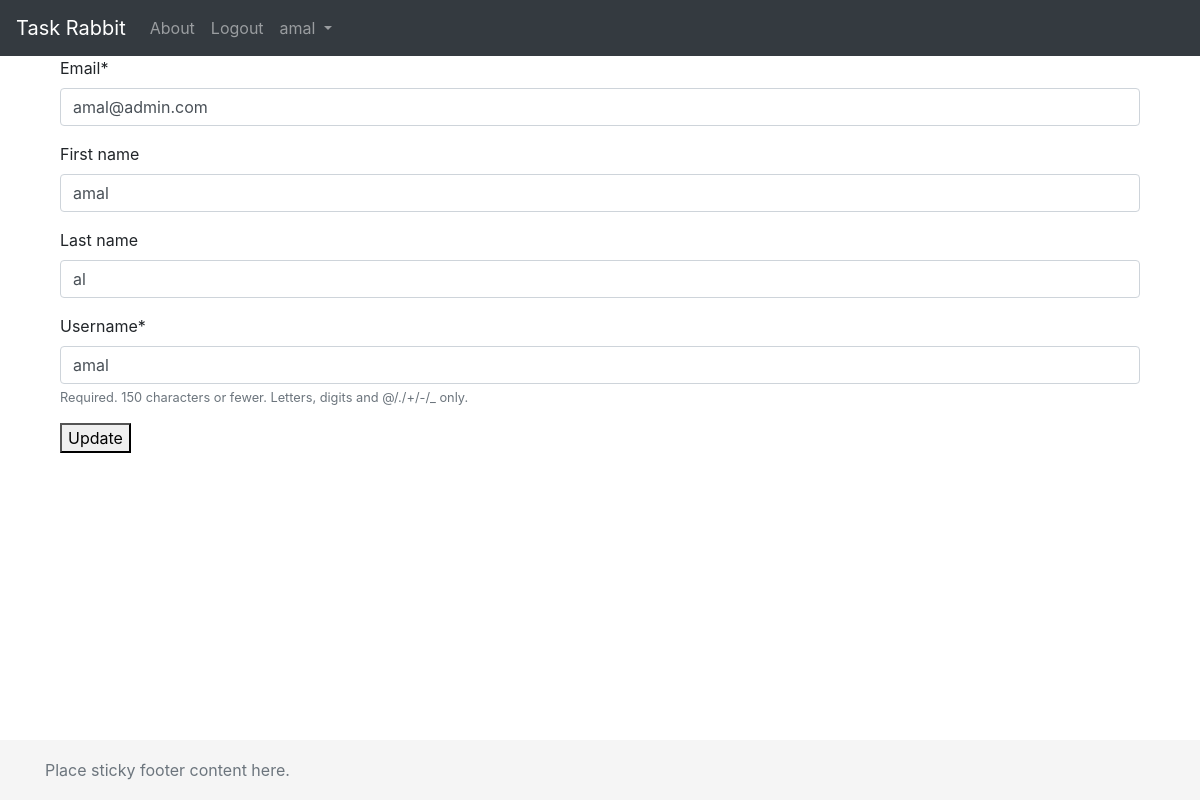
Before: /users/edit_profile/ (signed in) with the older database file.
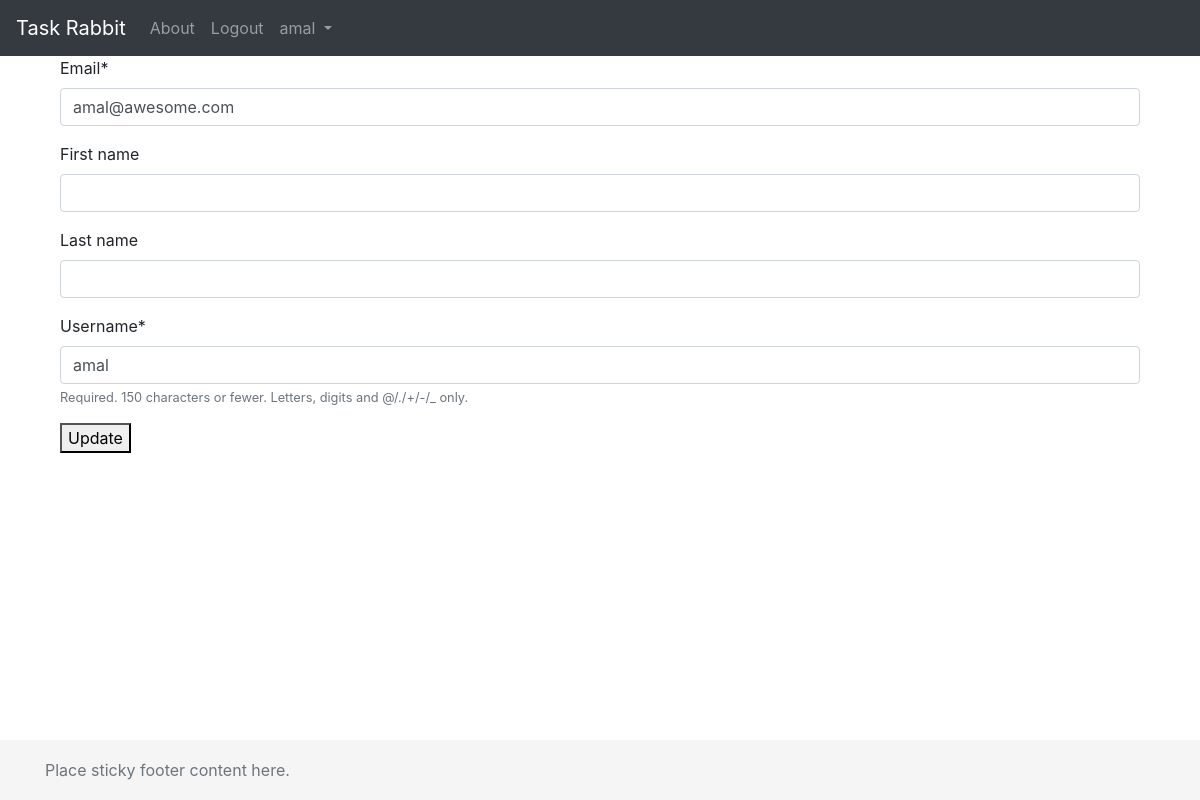
After: the same page with the newer database file.
### users/models.py (models this page shows)
class User(AbstractUser):
	email = models.EmailField(unique=True)
	is_tasker = models.BooleanField(default=False)

### users/views.py (the view)
# urls.py: path('edit_profile/', views.user_edit_profile, name='edit_profile'),
def user_edit_profile(request):
	if request.user.is_tasker:
		raise Http404
	form = UserEditProfileForm(request.POST or None, instance=request.user)
	if form.is_valid():
		form.save()
		return redirect('profile')
	context = {
		"form":form,
	}
	return render(request, 'user_edit_profile.html', context)

### users/forms.py
class UserEditProfileForm(forms.ModelForm):
    class Meta:
        model = User
        fields = ['email', 'first_name', 'last_name' ,'username']

### users/templates/user_edit_profile.html (shortened to what this page needs)
{% extends "base.html" %}
{% load static %}
{% load crispy_forms_tags %}
{% block content %}
<div class="container" >
	<div class="center" class="card card-body">
		 <form action="{% url 'edit_profile' %}" method="POST">
			        {{form|crispy}}
			   <button type="submit">Update</button>
		</form>
  </div>
</div>
{% endblock content %}

### users/templates/navbar.html (shortened to what this page needs)
<nav class="navbar navbar-expand-md navbar-dark bg-dark">
  <a class="navbar-brand" href="{% url 'home' %}">Task Rabbit</a>
  <div class="collapse navbar-collapse" id="navbarSupportedContent">
    <ul class="navbar-nav mr-auto">
      <li class="nav-item">
        <a class="nav-link" href="{% url 'about' %}">About</a>
      </li>
      {% if request.user.is_authenticated %}
        <li class="nav-item">
          <a class="nav-link" href="{% url 'signout' %}">Logout</a>
        </li>
        <li class="nav-item dropdown">
          <a class="nav-link dropdown-toggle" href="#" id="navbarDropdown" role="button" data-toggle="dropdown" aria-haspopup="true" aria-expanded="false">
            {{request.user}}
          </a>
        </li>
      {% endif %}
    </ul>
</div>
</nav>

Changed rows visible on the page:
changed User "amal": email "amal@admin.com" → "amal@awesome.com"; first_name "amal" → (not shown); last_name "al" → (not shown)
